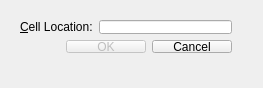
<?xml version="1.0" encoding="UTF-8"?>
<ui version="4.0">
 <class>GotoCellDialog</class>
 <widget class="QDialog" name="GotoCellDialog">
  <property name="geometry">
   <rect>
    <x>0</x>
    <y>0</y>
    <width>263</width>
    <height>88</height>
   </rect>
  </property>
  <property name="windowTitle">
   <string>Go to Cell</string>
  </property>
  <widget class="QWidget" name="">
   <property name="geometry">
    <rect>
     <x>9</x>
     <y>9</y>
     <width>234</width>
     <height>55</height>
    </rect>
   </property>
   <layout class="QVBoxLayout" name="verticalLayout">
    <item>
     <layout class="QHBoxLayout" name="horizontalLayout">
      <item>
       <widget class="QLabel" name="label">
        <property name="text">
         <string>&amp;Cell Location:</string>
        </property>
        <property name="buddy">
         <cstring>lineEdit</cstring>
        </property>
       </widget>
      </item>
      <item>
       <widget class="QLineEdit" name="lineEdit"/>
      </item>
     </layout>
    </item>
    <item>
     <layout class="QHBoxLayout" name="horizontalLayout_2">
      <item>
       <spacer name="horizontalSpacer">
        <property name="orientation">
         <enum>Qt::Horizontal</enum>
        </property>
        <property name="sizeHint" stdset="0">
         <size>
          <width>68</width>
          <height>20</height>
         </size>
        </property>
       </spacer>
      </item>
      <item>
       <widget class="QPushButton" name="okButton">
        <property name="enabled">
         <bool>false</bool>
        </property>
        <property name="text">
         <string>OK</string>
        </property>
        <property name="default">
         <bool>true</bool>
        </property>
       </widget>
      </item>
      <item>
       <widget class="QPushButton" name="cancelButton">
        <property name="text">
         <string>Cancel</string>
        </property>
       </widget>
      </item>
     </layout>
    </item>
   </layout>
  </widget>
 </widget>
 <layoutdefault spacing="6" margin="11"/>
 <tabstops>
  <tabstop>lineEdit</tabstop>
  <tabstop>okButton</tabstop>
  <tabstop>cancelButton</tabstop>
 </tabstops>
 <resources>
  <include location="qtfir.qrc"/>
 </resources>
 <connections/>
</ui>
